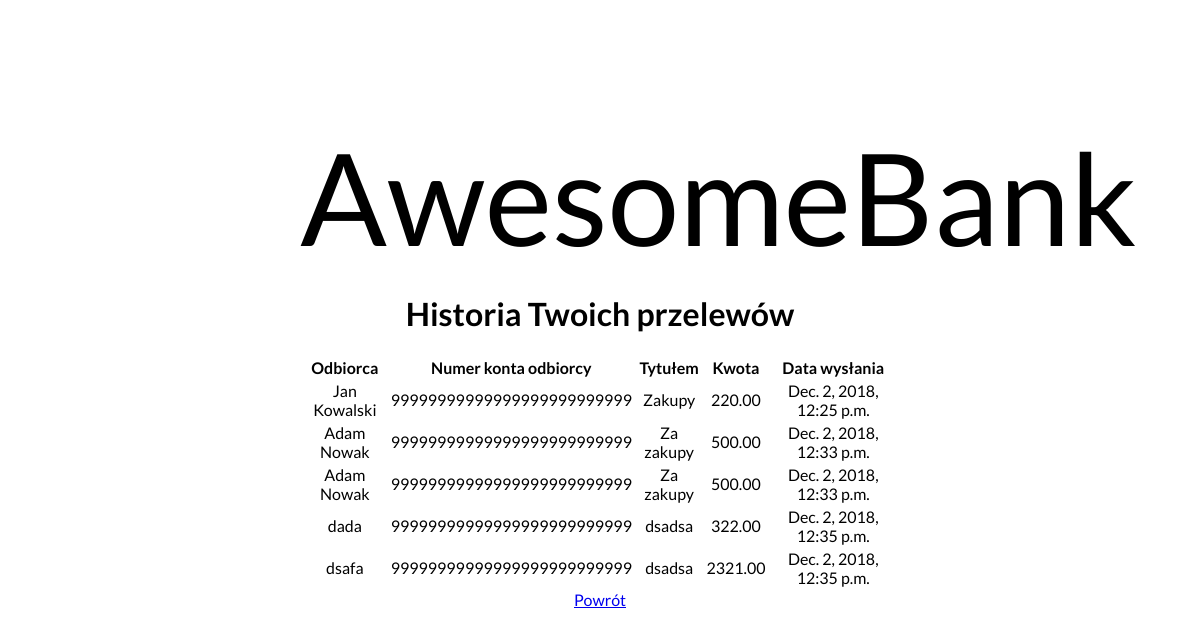
The app's page /transfers_history (signed in), older data.
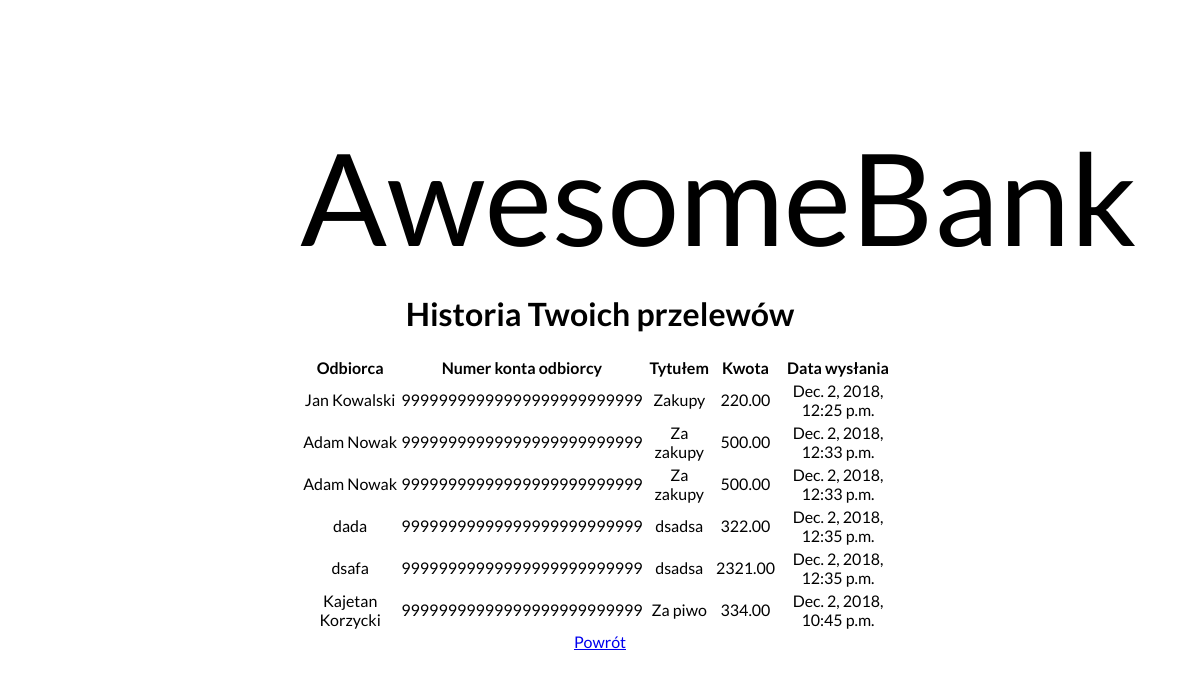
The same page, newer data.
### AwesomeBank/models.py (models this page shows)
class Transfer(models.Model):
    sender = models.ForeignKey(User, null=False, editable=False, on_delete=models.PROTECT)
    recipient_name = models.CharField(null=False, blank=False, max_length=80)
    recipient_account = models.CharField(null=False, max_length=26)
    title = models.CharField(null=False, blank=False, max_length=120)
    amount = models.DecimalField(null=False, decimal_places=2, max_digits=10)
    date = models.DateTimeField(default=timezone.now)

### AwesomeBank/views.py (the view)
# urls.py: path('transfers_history', transfers_history, name='transfers_history'),
def transfers_history(request):
    transfers = []
    for item in Transfer.objects.all():
        if item.sender_id == request.user.id:
            transfers.append(item)
    context = {
        'transfers': transfers
    }
    return render(request, 'transfers_history.html', context)

### templates/transfers_history.html (shortened to what this page needs)
{% extends 'registration/../temp.html' %}
{% block main_content %}
    {% if user.is_authenticated %}
    <h1>Historia Twoich przelewów</h1>
        <form method="post">
            <table>
                <tr>
                    <th>Odbiorca</th>
                    <th>Numer konta odbiorcy</th>
                    <th>Tytułem</th>
                    <th>Kwota</th>
                    <th>Data wysłania</th>
                 </tr>
            {% for t in transfers %}
                <tr>
                    <td>{{ t.recipient_name }}</td>
                    <td>{{ t.recipient_account }}</td>
                    <td>{{ t.title }}</td>
                    <td>{{ t.amount }}</td>
                    <td>{{ t.date }}</td>
                </tr>
            {% endfor %}
            </table>
        </form>
        <a href="{% url 'transfer_sending' %}">Powrót</a>
    {% else %}
        <p>Nie jesteś zalogowany!</p>
        <a href="{% url 'login' %}">Zaloguj się</a>
        <a href="{% url 'signup' %}">Zarejestruj się</a>
    {% endif %}
{% endblock %}

Row changes from the older to the newer data that the page shows:
added Transfer: recipient_name "Kajetan Korzycki", recipient_account "99999999999999999999999999", title "Za piwo", amount "334.00", date "Dec. 2, 2018, 10:45 p.m."
